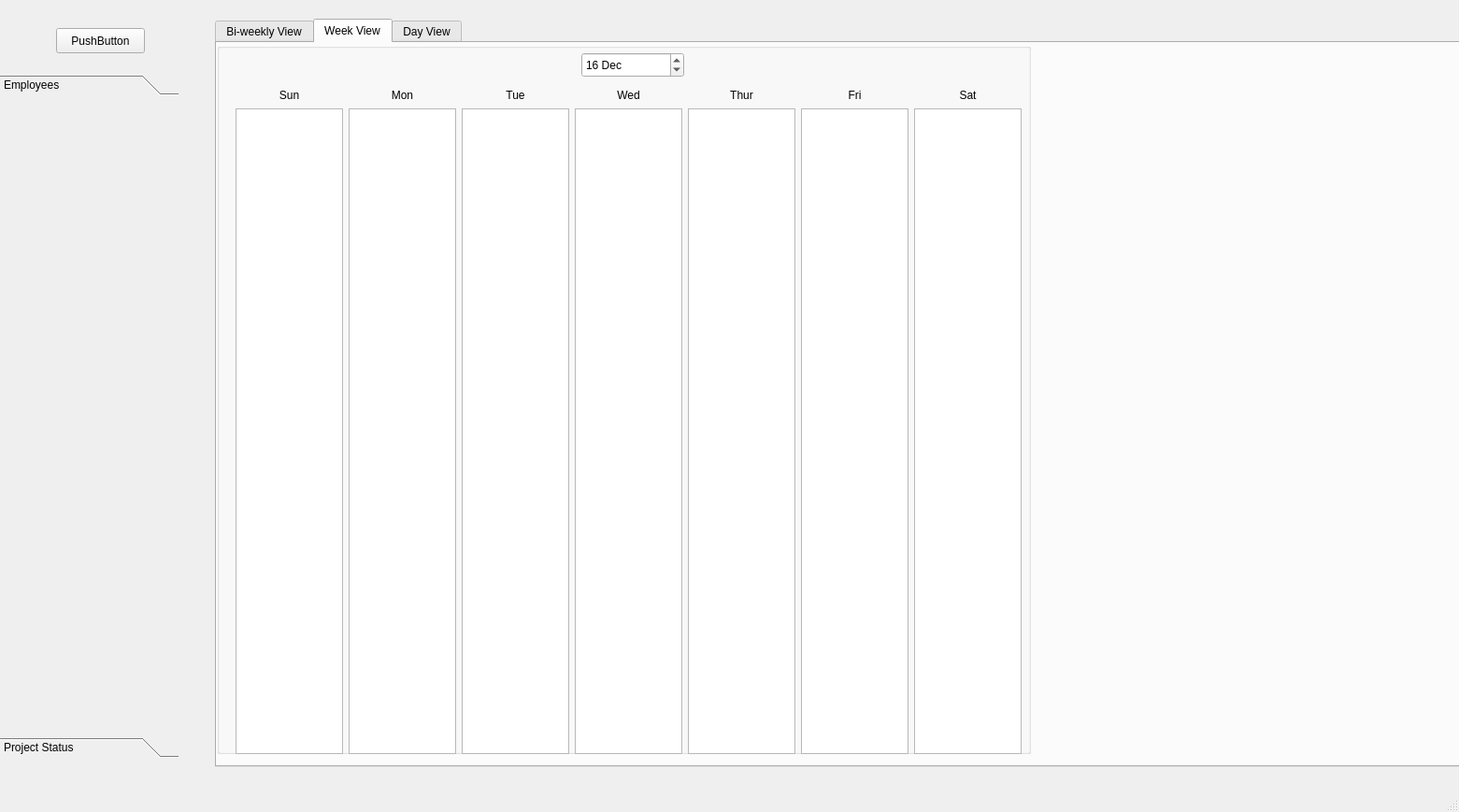
<?xml version="1.0" encoding="UTF-8"?>
<ui version="4.0">
 <class>MainWindow</class>
 <widget class="QMainWindow" name="MainWindow">
  <property name="geometry">
   <rect>
    <x>0</x>
    <y>0</y>
    <width>1561</width>
    <height>869</height>
   </rect>
  </property>
  <property name="windowTitle">
   <string>MainWindow</string>
  </property>
  <widget class="QWidget" name="centralwidget">
   <widget class="QTabWidget" name="tabWidget">
    <property name="geometry">
     <rect>
      <x>230</x>
      <y>20</y>
      <width>1822</width>
      <height>801</height>
     </rect>
    </property>
    <property name="currentIndex">
     <number>1</number>
    </property>
    <widget class="QWidget" name="tab">
     <attribute name="title">
      <string>Bi-weekly View</string>
     </attribute>
    </widget>
    <widget class="QWidget" name="tab_3">
     <attribute name="title">
      <string>Week View</string>
     </attribute>
     <widget class="QGroupBox" name="groupBox_2">
      <property name="geometry">
       <rect>
        <x>0</x>
        <y>0</y>
        <width>871</width>
        <height>761</height>
       </rect>
      </property>
      <property name="title">
       <string/>
      </property>
      <widget class="QWidget" name="horizontalLayoutWidget_2">
       <property name="geometry">
        <rect>
         <x>20</x>
         <y>40</y>
         <width>841</width>
         <height>31</height>
        </rect>
       </property>
       <layout class="QGridLayout" name="gridLayout">
        <item row="0" column="0">
         <widget class="QLabel" name="label_6">
          <property name="text">
           <string>Sun</string>
          </property>
          <property name="alignment">
           <set>Qt::AlignCenter</set>
          </property>
         </widget>
        </item>
        <item row="0" column="4">
         <widget class="QLabel" name="label_3">
          <property name="text">
           <string>Thur</string>
          </property>
          <property name="alignment">
           <set>Qt::AlignCenter</set>
          </property>
         </widget>
        </item>
        <item row="0" column="2">
         <widget class="QLabel" name="label_7">
          <property name="text">
           <string>Tue</string>
          </property>
          <property name="alignment">
           <set>Qt::AlignCenter</set>
          </property>
         </widget>
        </item>
        <item row="0" column="6">
         <widget class="QLabel" name="label">
          <property name="sizePolicy">
           <sizepolicy hsizetype="Preferred" vsizetype="Preferred">
            <horstretch>0</horstretch>
            <verstretch>0</verstretch>
           </sizepolicy>
          </property>
          <property name="text">
           <string>Sat</string>
          </property>
          <property name="alignment">
           <set>Qt::AlignCenter</set>
          </property>
         </widget>
        </item>
        <item row="0" column="1">
         <widget class="QLabel" name="label_5">
          <property name="text">
           <string>Mon</string>
          </property>
          <property name="alignment">
           <set>Qt::AlignCenter</set>
          </property>
         </widget>
        </item>
        <item row="0" column="5">
         <widget class="QLabel" name="label_2">
          <property name="text">
           <string>Fri</string>
          </property>
          <property name="alignment">
           <set>Qt::AlignCenter</set>
          </property>
         </widget>
        </item>
        <item row="0" column="3">
         <widget class="QLabel" name="label_4">
          <property name="text">
           <string>Wed</string>
          </property>
          <property name="alignment">
           <set>Qt::AlignCenter</set>
          </property>
         </widget>
        </item>
       </layout>
      </widget>
      <widget class="QWidget" name="horizontalLayoutWidget">
       <property name="geometry">
        <rect>
         <x>20</x>
         <y>70</y>
         <width>841</width>
         <height>691</height>
        </rect>
       </property>
       <layout class="QGridLayout" name="gridLayout_2">
        <item row="0" column="2">
         <widget class="QListWidget" name="listWidget_7"/>
        </item>
        <item row="0" column="0">
         <widget class="QListWidget" name="listWidget_5"/>
        </item>
        <item row="0" column="4">
         <widget class="QListWidget" name="listWidget_4"/>
        </item>
        <item row="0" column="1">
         <widget class="QListWidget" name="listWidget_8"/>
        </item>
        <item row="0" column="6">
         <widget class="QListWidget" name="listWidget_2"/>
        </item>
        <item row="0" column="5">
         <widget class="QListWidget" name="listWidget_3"/>
        </item>
        <item row="0" column="3">
         <widget class="QListWidget" name="listWidget_6"/>
        </item>
       </layout>
      </widget>
      <widget class="QDateEdit" name="dateEdit_2">
       <property name="geometry">
        <rect>
         <x>390</x>
         <y>10</y>
         <width>110</width>
         <height>27</height>
        </rect>
       </property>
       <property name="date">
        <date>
         <year>1999</year>
         <month>12</month>
         <day>16</day>
        </date>
       </property>
       <property name="displayFormat">
        <string>d MMM</string>
       </property>
      </widget>
     </widget>
     <zorder>dateEdit_2</zorder>
     <zorder>label_4</zorder>
     <zorder>groupBox_2</zorder>
    </widget>
    <widget class="QWidget" name="tab_2">
     <attribute name="title">
      <string>Day View</string>
     </attribute>
     <widget class="QFrame" name="frame">
      <property name="geometry">
       <rect>
        <x>0</x>
        <y>0</y>
        <width>871</width>
        <height>781</height>
       </rect>
      </property>
      <property name="frameShape">
       <enum>QFrame::StyledPanel</enum>
      </property>
      <property name="frameShadow">
       <enum>QFrame::Raised</enum>
      </property>
      <widget class="QListWidget" name="listWidget">
       <property name="geometry">
        <rect>
         <x>10</x>
         <y>50</y>
         <width>851</width>
         <height>721</height>
        </rect>
       </property>
      </widget>
      <widget class="QDateEdit" name="dateEdit">
       <property name="geometry">
        <rect>
         <x>390</x>
         <y>10</y>
         <width>110</width>
         <height>27</height>
        </rect>
       </property>
       <property name="date">
        <date>
         <year>1999</year>
         <month>12</month>
         <day>16</day>
        </date>
       </property>
       <property name="displayFormat">
        <string>d MMM</string>
       </property>
      </widget>
      <widget class="QCalendarWidget" name="calendarWidget">
       <property name="geometry">
        <rect>
         <x>500</x>
         <y>10</y>
         <width>288</width>
         <height>179</height>
        </rect>
       </property>
      </widget>
     </widget>
    </widget>
   </widget>
   <widget class="QToolBox" name="toolBox">
    <property name="geometry">
     <rect>
      <x>0</x>
      <y>80</y>
      <width>191</width>
      <height>731</height>
     </rect>
    </property>
    <property name="currentIndex">
     <number>0</number>
    </property>
    <widget class="QWidget" name="page">
     <property name="geometry">
      <rect>
       <x>0</x>
       <y>0</y>
       <width>191</width>
       <height>669</height>
      </rect>
     </property>
     <attribute name="label">
      <string>Employees</string>
     </attribute>
    </widget>
    <widget class="QWidget" name="page_2">
     <property name="geometry">
      <rect>
       <x>0</x>
       <y>0</y>
       <width>191</width>
       <height>669</height>
      </rect>
     </property>
     <attribute name="label">
      <string>Project Status</string>
     </attribute>
    </widget>
   </widget>
   <widget class="QPushButton" name="pushButton_2">
    <property name="geometry">
     <rect>
      <x>60</x>
      <y>30</y>
      <width>95</width>
      <height>27</height>
     </rect>
    </property>
    <property name="text">
     <string>PushButton</string>
    </property>
   </widget>
   <widget class="KLed" name="kled">
    <property name="geometry">
     <rect>
      <x>10</x>
      <y>30</y>
      <width>31</width>
      <height>41</height>
     </rect>
    </property>
   </widget>
  </widget>
  <widget class="QMenuBar" name="menubar">
   <property name="geometry">
    <rect>
     <x>0</x>
     <y>0</y>
     <width>1561</width>
     <height>25</height>
    </rect>
   </property>
  </widget>
  <widget class="QStatusBar" name="statusbar"/>
 </widget>
 <customwidgets>
  <customwidget>
   <class>KLed</class>
   <extends>QWidget</extends>
   <header>kled.h</header>
  </customwidget>
 </customwidgets>
 <resources/>
 <connections/>
</ui>
